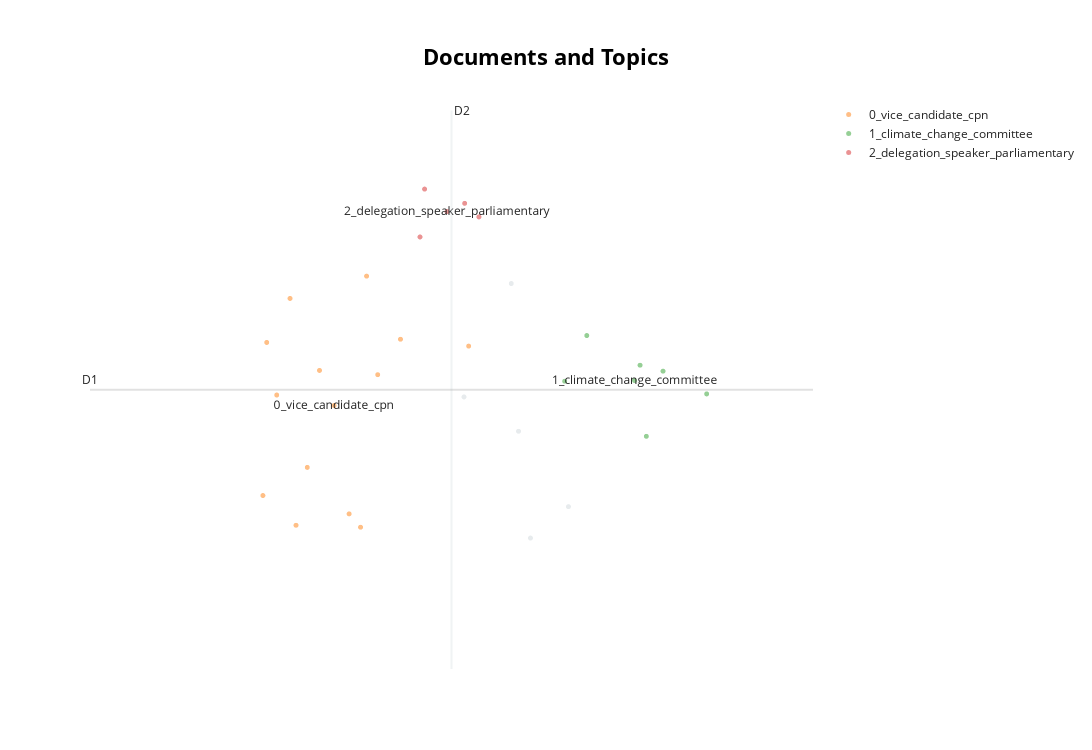

The notebook cell this image was saved under:
### Code cell
reduced_embeddings = UMAP(n_neighbors=10, n_components=2, min_dist=0.0, metric='cosine').fit_transform(embeddings)
topic_model.visualize_documents(docs, reduced_embeddings=reduced_embeddings, hide_document_hover=True)

### Figure 1 — Plotly figure (JSON) as saved in the notebook; plotly's stock layout.template omitted (floating-point values rounded to 4 significant figures)
{"data": [{"hoverinfo": "text", "marker": {"color": "#CFD8DC", "opacity": 0.5, "size": 5}, "mode": "markers+text", "name": "other", "showlegend": false, "type": "scattergl", "x": [-6.954, -7.318, -6.807, -6.515, -6.899], "y": [-4.798, -5.677, -6.772, -6.529, -5.944]}, {"hoverinfo": "text", "marker": {"opacity": 0.5, "size": 5}, "mode": "markers+text", "name": "0_vice_candidate_cpn", "text": ["", "", "", "", "", "", "", "", "", "", "", "", "", "0_vice_candidate_cpn"], "textfont": {"size": 12}, "type": "scattergl", "x": [-8.201, -7.981, -8.61, -8.656, -8.113, -8.067, -8.835, -8.864, -8.758, -7.282, -8.429, -8.523, -7.807, -8.317], "y": [-6.585, -5.505, -6.673, -4.913, -6.688, -4.74, -5.255, -6.442, -5.663, -5.283, -5.472, -6.224, -5.23, -5.744]}, {"hoverinfo": "text", "marker": {"opacity": 0.5, "size": 5}, "mode": "markers+text", "name": "1_climate_change_committee", "text": ["", "", "", "", "", "", "1_climate_change_committee"], "textfont": {"size": 12}, "type": "scattergl", "x": [-5.916, -6.544, -5.452, -5.787, -5.964, -6.374, -6.006], "y": [-5.983, -5.556, -5.654, -5.477, -5.431, -5.201, -5.55]}, {"hoverinfo": "text", "marker": {"opacity": 0.5, "size": 5}, "mode": "markers+text", "name": "2_delegation_speaker_parliamentary", "text": ["", "", "", "", "2_delegation_speaker_parliamentary"], "textfont": {"size": 12}, "type": "scattergl", "x": [-7.203, -7.313, -7.621, -7.656, -7.448], "y": [-4.281, -4.176, -4.065, -4.436, -4.239]}], "layout": {"annotations": [{"showarrow": false, "text": "D1", "x": -10.19, "y": -5.622, "yshift": 10}, {"showarrow": false, "text": "D2", "x": -7.414, "xshift": 10, "y": -3.455}], "height": 750, "shapes": [{"line": {"color": "#CFD8DC", "width": 2}, "type": "line", "x0": -7.414, "x1": -7.414, "y0": -7.788, "y1": -3.455}, {"line": {"color": "#9E9E9E", "width": 2}, "type": "line", "x0": -10.19, "x1": -4.634, "y0": -5.622, "y1": -5.622}], "title": {"font": {"color": "Black", "size": 22}, "text": "<b>Documents and Topics</b>", "x": 0.5, "xanchor": "center", "yanchor": "top"}, "width": 1200, "xaxis": {"visible": false}, "yaxis": {"visible": false}}}
